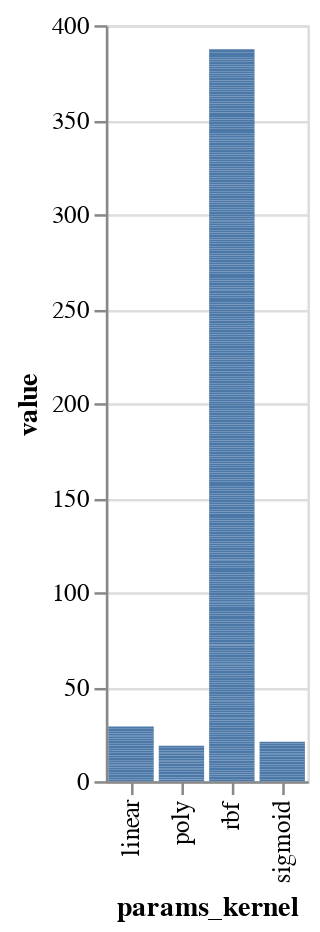

The code cell stored with this chart in its notebook:
### Code cell
alt.Chart(result).mark_bar().encode(
    x='params_kernel'
    ,y='value'
    ,
)

### Figure 1 — Vega-Lite specification as saved in the notebook (floating-point values rounded to 4 significant figures; data arrays with more than 128 entries replaced by an {"elided": "..."} marker saying what was removed)
{"config": {"view": {"continuousWidth": 300, "continuousHeight": 300}}, "data": {"name": "data-523cf368ca72025293a05e897d9a8861"}, "mark": {"type": "bar"}, "encoding": {"x": {"field": "params_kernel", "type": "nominal"}, "y": {"field": "value", "type": "quantitative"}}, "$schema": "https://vega.github.io/schema/vega-lite/v5.20.1.json", "datasets": {"data-523cf368ca72025293a05e897d9a8861": {"elided": "500 records"}}}
